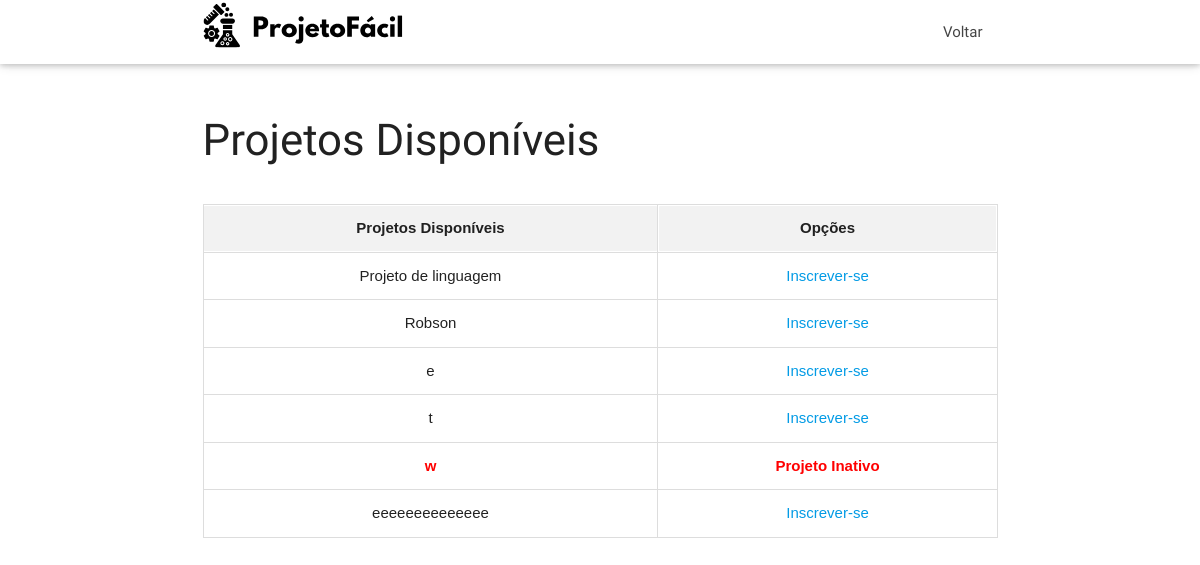
The app's page /Login/aluno/listarProjeto.php (signed in), older data.
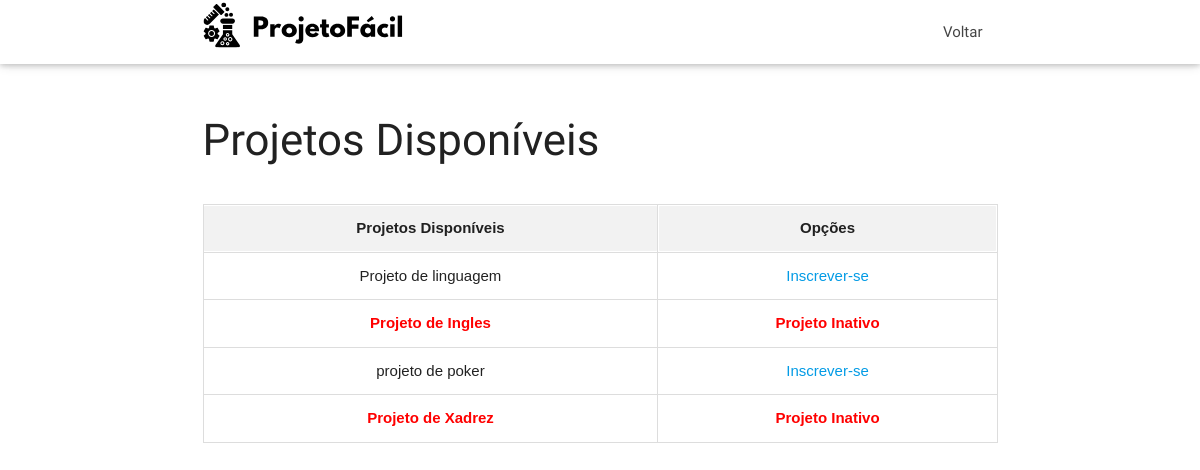
The same page, newer data.
### tables this page shows
CREATE TABLE IF NOT EXISTS `projeto` (
  `id_projeto` int NOT NULL AUTO_INCREMENT,
  `nome_projeto` varchar(255) DEFAULT NULL,
  `situacao` varchar(255) DEFAULT NULL,
  `fk_projeto_id_professor` int DEFAULT NULL,
  `data_finalizacao` date NOT NULL,
  PRIMARY KEY (`id_projeto`),
  KEY `fk_projeto_id_professor` (`fk_projeto_id_professor`)
);

### Login/aluno/listarProjeto.php (the view, shortened to what this page needs)
<?php
$conexao = conectar();
?>
<!DOCTYPE html>
<html lang="pt-br">
<head>
    <link href="../../Style/css/materialize.min.css" type="text/css" rel="stylesheet" media="screen,projection" />
    <link href="../../Style/css/style.css" type="text/css" rel="stylesheet" media="screen,projection" />
</head>
<body>
    <div id="navbar" class="navbar-fixed scrollspy">
        <nav class="white">
            <div class="nav-wrapper container">
                <a class="brand-logo"><img src="../../Style/images/logo.svg" style="height: 50px;"></a>
                <ul class="right hide-on-med-and-down">
                    <li><a href="../../Login/aluno/aluno.php">Voltar</a></li>
                </ul>
            </div>
        </nav>
    </div>
    <div class="container section scrollspy">
        <div class="section">
            <h3>Projetos Disponíveis</h3>
            <div class="table-container">
                <table>
                    <tr>
                        <th>Projetos Disponíveis</th>
                        <th>Opções</th>
                    </tr>
                    <?php
                    $sql = "SELECT * FROM projeto";
                    $resultado = mysqli_query($conexao, $sql);
                    $projetos = mysqli_fetch_all($resultado, MYSQLI_ASSOC);
                    foreach ($projetos as $projeto) {
                        $ja_inscrito = false;
                        echo '<tr>';
                        if ($projeto['situacao'] == "Inativo") {
                            echo '<td class="inactive-project">' . $projeto['nome_projeto'] . '</td>';
                            echo '<td class="inactive-project">Projeto Inativo</td>';
                        } else {
                            echo '<td>' . $projeto['nome_projeto'] . '</td>';
                            if ($ja_inscrito) {
                                echo '<td>Já Inscrito no Projeto</td>';
                            } else {
                                echo '<td><a href="inscricoes.php?id_projeto=' . $projeto['id_projeto'] . '">Inscrever-se</a></td>';
                            }
                        }
                        echo '</tr>';
                    }
                    ?>
                </table>
            </div>
        </div>
    </div>
</body>
</html>

Row changes from the older to the newer data that the page shows:
removed projeto: nome_projeto "Robson"
removed projeto: nome_projeto "e"
removed projeto: nome_projeto "t"
removed projeto: nome_projeto "eeeeeeeeeeeeee"
changed projeto: nome_projeto "w" → "Projeto de Ingles"
added projeto: nome_projeto "projeto de poker"
added projeto: nome_projeto "Projeto de Xadrez"
